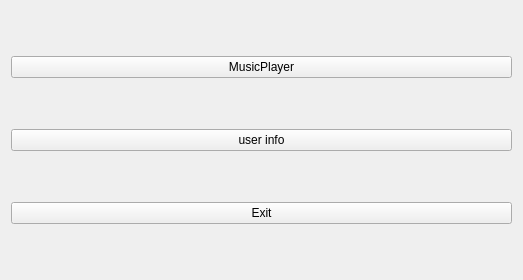
<?xml version="1.0" encoding="UTF-8"?>
<ui version="4.0">
 <class>Panel_User</class>
 <widget class="QWidget" name="Panel_User">
  <property name="geometry">
   <rect>
    <x>0</x>
    <y>0</y>
    <width>523</width>
    <height>280</height>
   </rect>
  </property>
  <property name="windowTitle">
   <string>Panel</string>
  </property>
  <layout class="QGridLayout" name="gridLayout">
   <item row="2" column="0">
    <widget class="QPushButton" name="pushButton_2">
     <property name="text">
      <string>Exit</string>
     </property>
    </widget>
   </item>
   <item row="1" column="0">
    <widget class="QPushButton" name="pushButton">
     <property name="text">
      <string>user info</string>
     </property>
    </widget>
   </item>
   <item row="0" column="0">
    <widget class="QPushButton" name="pushButton_3">
     <property name="text">
      <string>MusicPlayer</string>
     </property>
    </widget>
   </item>
  </layout>
 </widget>
 <resources/>
 <connections/>
</ui>
